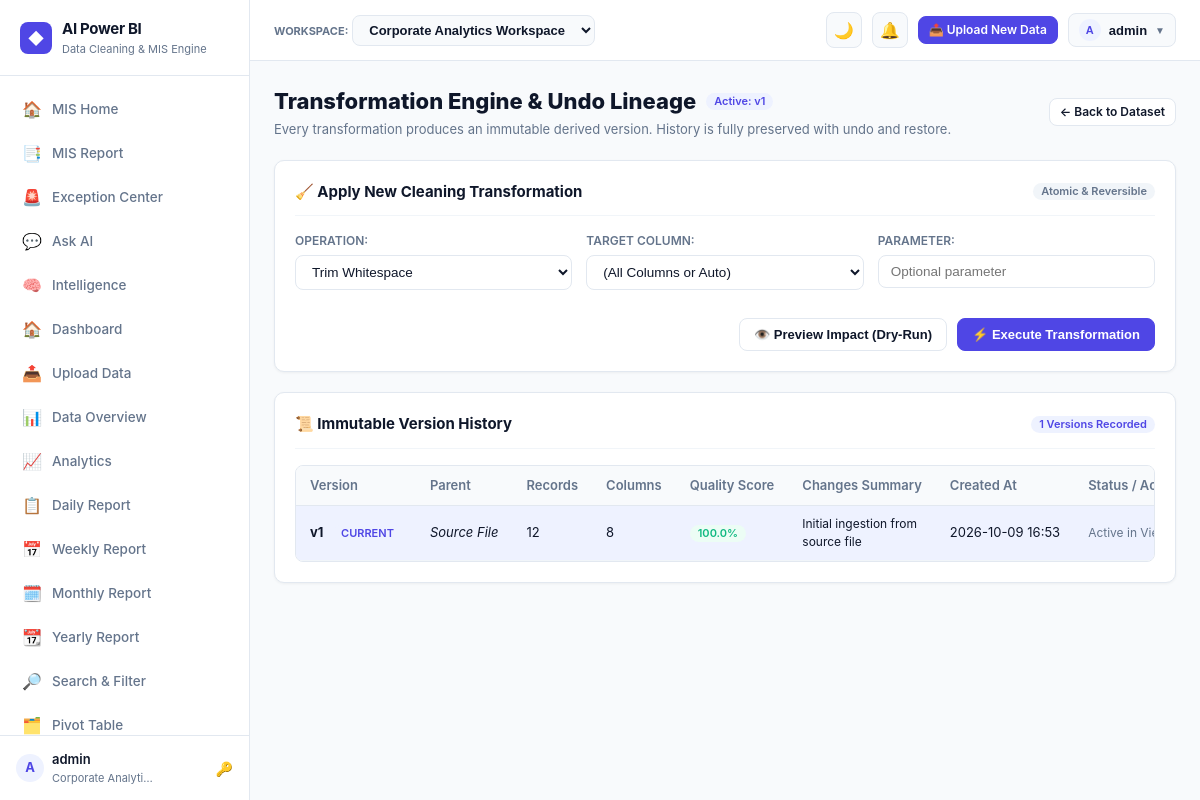
/datasets/1/transformations/ (signed in), run on the app's committed database.
### apps/workspaces/models.py (models this page shows, shortened)
class Workspace(models.Model):
    name = models.CharField(max_length=120)
    slug = models.SlugField(max_length=140, unique=True, blank=True)
    description = models.TextField(blank=True)
    owner = models.ForeignKey(User, on_delete=models.CASCADE, related_name='owned_workspaces')
    created_at = models.DateTimeField(auto_now_add=True)
    updated_at = models.DateTimeField(auto_now=True)
    class Meta:
        ordering = ['name']

### apps/datasets/models.py (models this page shows, shortened)
class Dataset(models.Model):
    workspace = models.ForeignKey('workspaces.Workspace', on_delete=models.CASCADE, related_name='datasets')
    name = models.CharField(max_length=255)
    description = models.TextField(blank=True)
    source_file = models.ForeignKey(SourceFile, on_delete=models.SET_NULL, null=True, blank=True, related_name='datasets')
    active_version = models.ForeignKey('DatasetVersion', on_delete=models.SET_NULL, null=True, blank=True, related_name='active_for_datasets')
    created_by = models.ForeignKey(User, on_delete=models.SET_NULL, null=True, blank=True)
    created_at = models.DateTimeField(auto_now_add=True)
    updated_at = models.DateTimeField(auto_now=True)
    class Meta:
        ordering = ['-updated_at']
        unique_together = ('workspace', 'name')

class DatasetVersion(models.Model):
    dataset = models.ForeignKey(Dataset, on_delete=models.CASCADE, related_name='versions')
    version_number = models.PositiveIntegerField()
    parent_version = models.ForeignKey('self', on_delete=models.SET_NULL, null=True, blank=True, related_name='child_versions')
    transformation_run = models.ForeignKey('cleaning.TransformationRun', on_delete=models.SET_NULL, null=True, blank=True, related_name='output_versions')
    file_path = models.CharField(max_length=512)
    row_count = models.PositiveIntegerField(default=0)
    column_count = models.PositiveIntegerField(default=0)
    quality_score = models.FloatField(default=100.0)
    is_cleaned = models.BooleanField(default=False)
    change_summary = models.TextField(blank=True)
    created_by = models.ForeignKey(User, on_delete=models.SET_NULL, null=True, blank=True)
    created_at = models.DateTimeField(auto_now_add=True)
    class Meta:
        ordering = ['-version_number']
        unique_together = ('dataset', 'version_number')

### apps/dashboards/views.py (the view)
# urls.py: path('datasets/<int:dataset_id>/transformations/', transformations_view, name='transformations'),
@login_required
def transformations_view(request, dataset_id):
    dataset = get_object_or_404(Dataset, id=dataset_id, workspace=request.workspace)
    versions = dataset.versions.all().order_by('-version_number')
    runs = dataset.transformation_runs.all()
    recipes = CleaningRecipe.objects.filter(workspace=request.workspace)
    return render(request, 'cleaning/history.html', {
        'dataset': dataset,
        'versions': versions,
        'runs': runs,
        'recipes': recipes,
    })

### apps/workspaces/context_processors.py (called while the page is built)
def workspace_context(request):
    if hasattr(request, 'user') and request.user.is_authenticated:
        memberships = WorkspaceMembership.objects.filter(user=request.user).select_related('workspace')
        user_workspaces = [m.workspace for m in memberships]
        return {
            'current_workspace': getattr(request, 'workspace', None),
            'user_workspaces': user_workspaces,
        }
    return {
        'current_workspace': None,
        'user_workspaces': [],
    }

### templates/cleaning/history.html (shortened to what this page needs)
{% extends 'base/base.html' %}
{% block content %}
<div style="display: flex; align-items: center; justify-content: space-between; margin-bottom: 20px; flex-wrap: wrap; gap: 10px;">
  <div>
    <div style="display: flex; align-items: center; gap: 10px;">
      <h1 style="font-size: 22px; font-weight: 800;">Transformation Engine & Undo Lineage</h1>
      <span class="badge badge-primary">Active: v{{ dataset.active_version.version_number }}</span>
    </div>
    <p style="font-size: 13px; color: var(--text-muted); margin-top: 2px;">
      Every transformation produces an immutable derived version. History is fully preserved with undo and restore.
    </p>
  </div>
  <div style="display: flex; gap: 8px;">
    <a href="{% url 'dataset_detail' dataset.id %}" class="btn btn-sm">← Back to Dataset</a>
  </div>
</div>
<div class="card">
  <div class="card-header">
    <div class="card-title">🧹 Apply New Cleaning Transformation</div>
    <span class="badge badge-neutral">Atomic & Reversible</span>
  </div>
  <div style="display: grid; grid-template-columns: repeat(auto-fit, minmax(200px, 1fr)); gap: 14px;">
    <div class="form-group">
      <label class="form-label">Operation:</label>
      <select id="opTypeSelect" class="form-control" onchange="updateParamFields(this.value)">
        <option value="trim_whitespace">Trim Whitespace</option>
      </select>
    </div>
    <div class="form-group">
      <label class="form-label">Target Column:</label>
      <select id="targetColSelect" class="form-control">
        <option value="">(All Columns or Auto)</option>
      </select>
    </div>
    <div class="form-group" id="paramField1">
      <label class="form-label" id="paramLabel1">Parameter:</label>
      <input type="text" id="paramInput1" class="form-control" placeholder="Optional parameter">
    </div>
  </div>
  <div style="display: flex; justify-content: flex-end; gap: 10px; margin-top: 14px;">
    <button class="btn" onclick="previewTransformation()">👁️ Preview Impact (Dry-Run)</button>
    <button class="btn btn-primary" onclick="commitTransformation()">⚡ Execute Transformation</button>
  </div>
</div>
<div class="card">
  <div class="card-header">
    <div class="card-title">📜 Immutable Version History</div>
    <span class="badge badge-primary">{{ versions.count }} Versions Recorded</span>
  </div>
  <div class="table-responsive">
    <table class="data-table">
      <thead>
        <tr>
          <th>Version</th>
          <th>Parent</th>
          <th>Records</th>
          <th>Columns</th>
          <th>Quality Score</th>
          <th>Changes Summary</th>
          <th>Created At</th>
          <th>Status / Actions</th>
        </tr>
      </thead>
      <tbody>
        {% for v in versions %}
        <tr {% if v.id == dataset.active_version.id %}style="background: #eef2ff;"{% endif %}>
          <td>
            <b>v{{ v.version_number }}</b>
            {% if v.id == dataset.active_version.id %}
            <span class="badge badge-primary" style="margin-left: 6px;">CURRENT</span>
            {% endif %}
          </td>
          <td>{% if v.parent_version %}v{{ v.parent_version.version_number }}{% else %}<i>Source File</i>{% endif %}</td>
          <td>{{ v.row_count }}</td>
          <td>{{ v.column_count }}</td>
          <td>
            <span class="badge {% if v.quality_score >= 85 %}badge-success{% elif v.quality_score >= 70 %}badge-warning{% else %}badge-danger{% endif %}">
              {{ v.quality_score }}%
            </span>
          </td>
          <td style="max-width: 280px; white-space: normal; font-size: 12px;">
            {{ v.change_summary|default:"Initial ingestion" }}
          </td>
          <td>{{ v.created_at|date:"Y-m-d H:i" }}</td>
          <td>
            {% if v.id != dataset.active_version.id %}
            <button class="btn btn-sm" onclick="restoreVersion({{ v.version_number }})">↶ Restore This Version</button>
            {% else %}
            <span style="font-size: 12px; color: var(--text-muted);">Active in Views</span>
            {% endif %}
          </td>
        </tr>
        {% endfor %}
      </tbody>
    </table>
  </div>
</div>
{% endblock %}

### templates/base/base.html (shortened to what this page needs)
{% load static %}
<!DOCTYPE html>
<html lang="en">
<head>
  <link rel="stylesheet" href="{% static 'css/theme.css' %}">
</head>
<body>
  <aside class="sidebar">
    <div class="brand">
      <div class="brand-logo">◆</div>
      <div>
        <div class="brand-name">AI Power BI</div>
        <div class="brand-sub">Data Cleaning & MIS Engine</div>
      </div>
    </div>
    <nav class="nav-links">
      <a href="{% url 'mis_home' %}" class="nav-item {% if request.resolver_match.url_name in 'mis_home,mis_home_alt' %}active{% endif %}">
        <span class="nav-icon">🏠</span> MIS Home
      </a>
      <a href="{% url 'reports' %}" class="nav-item {% if request.resolver_match.url_name == 'reports' %}active{% endif %}">
        <span class="nav-icon">📑</span> MIS Report
      </a>
      <a href="{% url 'exception_center' %}" class="nav-item {% if request.resolver_match.url_name == 'exception_center' %}active{% endif %}">
        <span class="nav-icon">🚨</span> Exception Center
      </a>
      <a href="{% url 'ask_ai' %}" class="nav-item {% if request.resolver_match.url_name in 'ask_ai,ask_data' %}active{% endif %}">
        <span class="nav-icon">💬</span> Ask AI
      </a>
      <a href="{% url 'intelligence' %}" class="nav-item {% if request.resolver_match.url_name == 'intelligence' %}active{% endif %}">
        <span class="nav-icon">🧠</span> Intelligence
      </a>
      <a href="{% url 'dashboard' %}" class="nav-item {% if request.resolver_match.url_name == 'dashboard' %}active{% endif %}">
        <span class="nav-icon">🏠</span> Dashboard
      </a>
      <a href="{% url 'upload' %}" class="nav-item {% if request.resolver_match.url_name == 'upload' %}active{% endif %}">
        <span class="nav-icon">📤</span> Upload Data
      </a>
      <a href="{% url 'data_overview' %}" class="nav-item {% if request.resolver_match.url_name == 'data_overview' %}active{% endif %}">
        <span class="nav-icon">📊</span> Data Overview
      </a>
      <a href="{% url 'analytics' %}" class="nav-item {% if request.resolver_match.url_name == 'analytics' %}active{% endif %}">
        <span class="nav-icon">📈</span> Analytics
      </a>
      <a href="{% url 'daily_report' %}" class="nav-item {% if request.resolver_match.url_name == 'daily_report' %}active{% endif %}">
        <span class="nav-icon">📋</span> Daily Report
      </a>
      <a href="{% url 'weekly_report' %}" class="nav-item {% if request.resolver_match.url_name == 'weekly_report' %}active{% endif %}">
        <span class="nav-icon">📅</span> Weekly Report
      </a>
      <a href="{% url 'monthly_report' %}" class="nav-item {% if request.resolver_match.url_name == 'monthly_report' %}active{% endif %}">
        <span class="nav-icon">🗓️</span> Monthly Report
      </a>
      <a href="{% url 'yearly_report' %}" class="nav-item {% if request.resolver_match.url_name == 'yearly_report' %}active{% endif %}">
        <span class="nav-icon">📆</span> Yearly Report
      </a>
      <a href="{% url 'search_filter' %}" class="nav-item {% if request.resolver_match.url_name == 'search_filter' %}active{% endif %}">
        <span class="nav-icon">🔎</span> Search & Filter
      </a>
      <a href="{% url 'pivot_table' %}" class="nav-item {% if request.resolver_match.url_name == 'pivot_table' %}active{% endif %}">
        <span class="nav-icon">🗂️</span> Pivot Table
      </a>
    </nav>
    <div class="sidebar-footer">
      <div class="user-badge">
        <div style="display: flex; align-items: center; gap: 8px;">
          <div class="user-avatar">{{ request.user.username|make_list|first|upper }}</div>
          <div>
            <div style="font-weight: 600;">{{ request.user.username }}</div>
            <div style="font-size: 11px; color: var(--text-muted);">{{ current_workspace.name|truncatechars:18 }}</div>
          </div>
        </div>
        <a href="{% url 'password_change' %}" style="color: var(--text-muted); text-decoration: none; font-size: 14px;" title="Change Password">🔑</a>
      </div>
    </div>
  </aside>
  <div id="app-wrap">
    <header class="topbar">
      <div class="topbar-left">
        <div class="workspace-selector">
          <label style="font-size: 11px; font-weight: 700; color: var(--text-muted); text-transform: uppercase;">Workspace:</label>
          <select onchange="switchWorkspace(this.value)">
            {% for ws in user_workspaces %}
              <option value="{{ ws.id }}" {% if ws.id == current_workspace.id %}selected{% endif %}>{{ ws.name }}</option>
            {% endfor %}
          </select>
        </div>
      </div>
      <div class="topbar-right">
        <button id="theme-toggle-btn" class="theme-toggle-btn" onclick="toggleTheme()" title="Toggle Dark/Light Mode">
        </button>
        <a href="{% url 'notifications' %}" class="icon-badge-btn" title="Notifications">
          🔔
        </a>
        <a href="{% url 'upload' %}" class="btn btn-primary btn-sm">📤 Upload New Data</a>
        <div class="user-menu-container">
          <button class="user-menu-btn" onclick="toggleUserMenu(event)">
            <span class="user-avatar" style="width: 22px; height: 22px; font-size: 11px;">{{ request.user.username|make_list|first|upper }}</span>
            <span>{{ request.user.username }}</span>
            <span style="font-size: 10px; color: var(--text-muted);">▼</span>
          </button>
        </div>
      </div>
    </header>
    <main class="content-area">
      {% block content %}{% endblock %}
    </main>
  </div>
</body>
</html>

### data on the page
Workspace: name "Corporate Analyti…"
Dataset: active_version.version_number "1"
DatasetVersion: version_number "1", shows "CURRENT", shows "Source File", row_count "12", column_count "8", quality_score "100.0", change_summary "Initial ingestion from source file", created_at "2026-10-09 16:53", shows "Active in…"

### other printed values
{{ request.user.username|make_list|first|upper }} "A"
{{ request.user.username }} "admin"
{{ versions.count }} "1"
form field value "Corporate Analytics Workspace"
